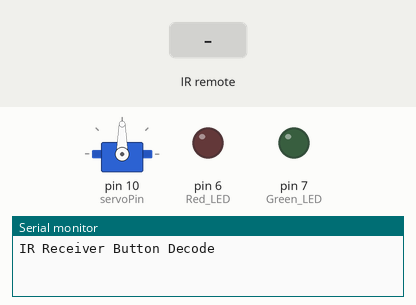
A sketch run on a simulated Arduino Uno, built with avr-gcc and run on an emulated ATmega328P. Parts: servo, output pins drawn as LEDs (lit = HIGH), the last lines printed to the serial monitor. The inputs (shaded band) are chosen by the test bench.

Above: at 1.2 s.
1.3 s: infrared code 0xFFA25D received
At 2.0 s:
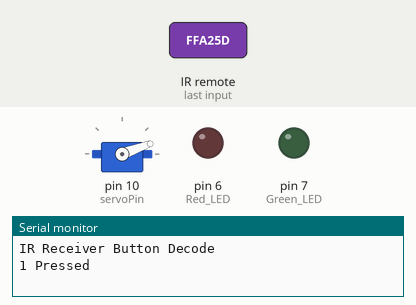
2.9 s: infrared code 0xFF629D received
At 4.2 s:
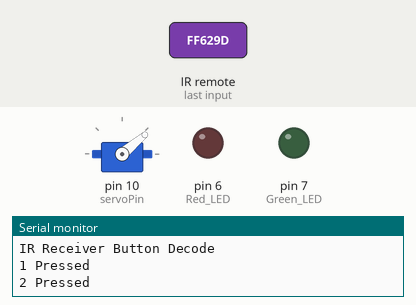
4.5 s: infrared code 0xFFE21D received
At 5.6 s:
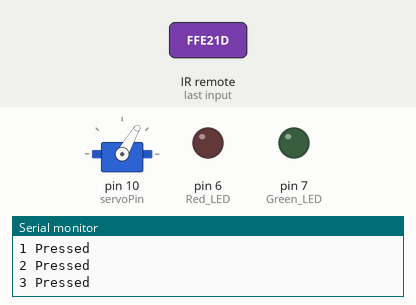
6.1 s: infrared code 0xFF22DD received
At 6.9 s:
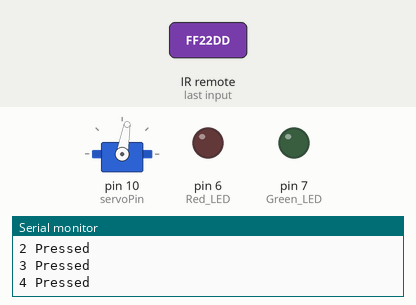
7.7 s: infrared code 0xFF02FD received
At 8.1 s:
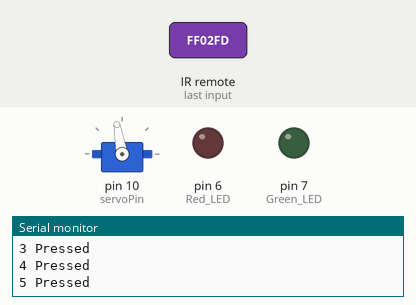
9.3 s: infrared code 0xFFC23D received
At 10.5 s:
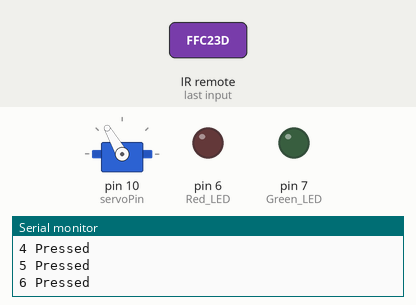
Timing chart, 0 to 11.9 s (numbered marks = the images above; inputs shaded):
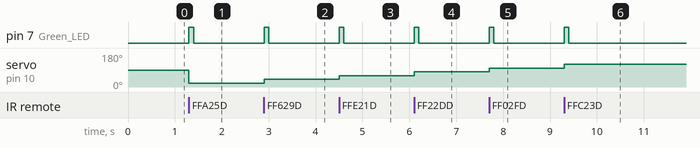

The sketch:

Source_Code.ino
```cpp
/*  IR Remote With Servo Motor
 *
 *  GitHub URL - https://github.com/narayanvyas/Arduino-IR-Remote-With-Servo-Motor
 *
 *  Developed By Web Dev Fusion
 *  URL - https://www.webdevfusion.com
 *
 *  Components
 *  ----------
 *   - Arduino Uno
 *   - IR Receiver Module
 *   - IR Remote
 *   - Jumper Wires
 *   - Breadboard / PCB
 *   - Servo Motor
 *   - 2 LEDs
 *   - 2 x 220 Ohm Resistors
 *
 *  Libraries
 *  ---------
 *  - IRRemote - https://github.com/z3t0/Arduino-IRremote (Search In Library Manager)
 *
 */

#include "IRremote.h"
#include <Servo.h>

int receiver = 11; // Signal Pin of IR receiver to Arduino Digital Pin 11
int servoPin = 10;       // Servo Pin
Servo Servo1;

IRrecv irrecv(receiver);     // create instance of 'irrecv'
decode_results results;      // create instance of 'decode_results'

void setup()   /*----( SETUP: RUNS ONCE )----*/
{
  Serial.begin(9600);
  Serial.println("IR Receiver Button Decode");
  irrecv.enableIRIn(); // Start the receiver
  Servo1.attach(servoPin);
  pinMode(6, OUTPUT);    //Red LED
  pinMode(7, OUTPUT);     //Green LED
}

void loop()
{
  if (irrecv.decode(&results)) // have we received an IR signal?
  {
    translateIR();
    irrecv.resume(); // receive the next value
  }
}

void translateIR() // takes action based on IR code received
// describing Remote IR codes

{
  switch(results.value)
  {
    case 16753245:
      Serial.println("1 Pressed");
      Servo1.write(20);
      digitalWrite(7, HIGH);
      delay(100);
      digitalWrite(7, LOW);
      break;
    case 16736925:
      Serial.println("2 Pressed");
      Servo1.write(40);
      digitalWrite(7, HIGH);
      delay(100);
      digitalWrite(7, LOW);
      break;
    case 16769565:
    case 4294967295:
      Serial.println("3 Pressed");
      Servo1.write(60);
      digitalWrite(7, HIGH);
      delay(100);
      digitalWrite(7, LOW);
      break;
    case 16720605:
      Serial.println("4 Pressed");
      Servo1.write(80);
      digitalWrite(7, HIGH);
      delay(100);
      digitalWrite(7, LOW);
      break;
    case 16712445:
      Serial.println("5 Pressed");
      Servo1.write(100);
      digitalWrite(7, HIGH);
      delay(100);
      digitalWrite(7, LOW);
      break;
    case 16761405:
      Serial.println("6 Pressed");
      Servo1.write(120);
      digitalWrite(7, HIGH);
      delay(100);
      digitalWrite(7, LOW);
      break;
    case 16769055:
      Serial.println("7 Pressed");
      Servo1.write(140);
      digitalWrite(7, HIGH);
      delay(100);
      digitalWrite(7, LOW);
      break;
    case 16754775:
    case 2747854299:
    case 255:
      Serial.println("8 Pressed");
      Servo1.write(160);
      digitalWrite(7, HIGH);
      delay(100);
      digitalWrite(7, LOW);
      break;
    case 16748655:
      Serial.println("9 Pressed");
      Servo1.write(180);
      digitalWrite(7, HIGH);
      delay(100);
      digitalWrite(7, LOW);
      break;
    case 16750695:
      Serial.println("0 Pressed");
      Servo1.write(0);
      digitalWrite(7, HIGH);
      delay(100);
      digitalWrite(7, LOW);
      break;
    default:
      Serial.println("Wrong Button");
      digitalWrite(6, HIGH);
      delay(100);
      digitalWrite(6, LOW);
      break;
  }
  delay(500);
}
```

Measured:
- after the input at 1.3 s, pin 7 (Green_LED): LOW → HIGH at once, → LOW 0.10 s later; servo on pin 10 (servoPin): 90° → 20° at once
- after the input at 2.9 s, pin 7 (Green_LED): LOW → HIGH at once, → LOW 0.10 s later; servo on pin 10 (servoPin): 20° → 40° at once
- after the input at 4.5 s, pin 7 (Green_LED): LOW → HIGH at once, → LOW 0.10 s later; servo on pin 10 (servoPin): 40° → 60° at once
- after the input at 6.1 s, pin 7 (Green_LED): LOW → HIGH at once, → LOW 0.10 s later; servo on pin 10 (servoPin): 60° → 80° at once
- after the input at 7.7 s, pin 7 (Green_LED): LOW → HIGH at once, → LOW 0.10 s later; servo on pin 10 (servoPin): 80° → 100° at once
- after the input at 9.3 s, pin 7 (Green_LED): LOW → HIGH at once, → LOW 0.10 s later; servo on pin 10 (servoPin): 100° → 120° at once
